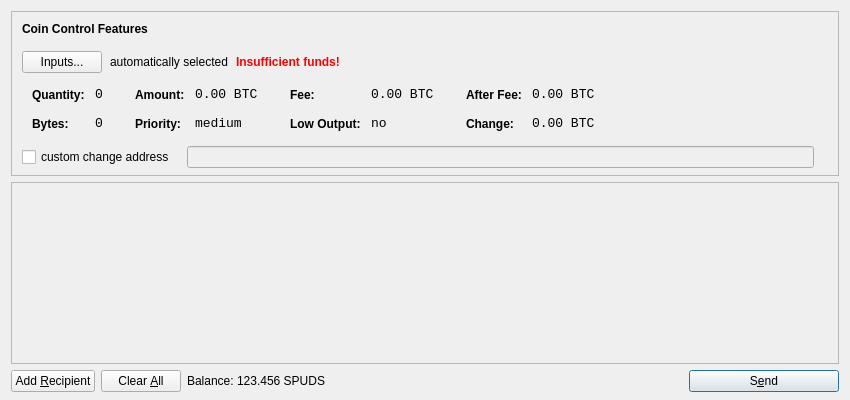
<?xml version="1.0" encoding="UTF-8"?>
<ui version="4.0">
 <class>SendCoinsDialog</class>
 <widget class="QDialog" name="SendCoinsDialog">
  <property name="geometry">
   <rect>
    <x>0</x>
    <y>0</y>
    <width>850</width>
    <height>400</height>
   </rect>
  </property>
  <property name="windowTitle">
   <string>Send Coins</string>
  </property>
  <layout class="QVBoxLayout" name="verticalLayout" stretch="0,1,0">
   <property name="bottomMargin">
    <number>8</number>
   </property>
   <item>
    <widget class="QFrame" name="frameCoinControl">
     <property name="sizePolicy">
      <sizepolicy hsizetype="Expanding" vsizetype="Expanding">
       <horstretch>0</horstretch>
       <verstretch>0</verstretch>
      </sizepolicy>
     </property>
     <property name="maximumSize">
      <size>
       <width>16777215</width>
       <height>16777215</height>
      </size>
     </property>
     <property name="frameShape">
      <enum>QFrame::StyledPanel</enum>
     </property>
     <property name="frameShadow">
      <enum>QFrame::Sunken</enum>
     </property>
     <layout class="QVBoxLayout" name="verticalLayoutCoinControl2">
      <property name="spacing">
       <number>-1</number>
      </property>
      <property name="leftMargin">
       <number>0</number>
      </property>
      <property name="topMargin">
       <number>0</number>
      </property>
      <property name="rightMargin">
       <number>0</number>
      </property>
      <property name="bottomMargin">
       <number>6</number>
      </property>
      <item>
       <layout class="QVBoxLayout" name="verticalLayoutCoinControl" stretch="0,0,0,0,1">
        <property name="spacing">
         <number>0</number>
        </property>
        <property name="leftMargin">
         <number>10</number>
        </property>
        <property name="topMargin">
         <number>10</number>
        </property>
        <item>
         <layout class="QHBoxLayout" name="horizontalLayoutCoinControl1">
          <property name="bottomMargin">
           <number>15</number>
          </property>
          <item>
           <widget class="QLabel" name="labelCoinControlFeatures">
            <property name="sizePolicy">
             <sizepolicy hsizetype="Preferred" vsizetype="Maximum">
              <horstretch>0</horstretch>
              <verstretch>0</verstretch>
             </sizepolicy>
            </property>
            <property name="font">
             <font>
              <weight>75</weight>
              <bold>true</bold>
             </font>
            </property>
            <property name="styleSheet">
             <string notr="true">font-weight:bold;</string>
            </property>
            <property name="text">
             <string>Coin Control Features</string>
            </property>
           </widget>
          </item>
         </layout>
        </item>
        <item>
         <layout class="QHBoxLayout" name="horizontalLayoutCoinControl2" stretch="0,0,0,0">
          <property name="spacing">
           <number>8</number>
          </property>
          <property name="bottomMargin">
           <number>10</number>
          </property>
          <item>
           <widget class="QPushButton" name="pushButtonCoinControl">
            <property name="styleSheet">
             <string notr="true"/>
            </property>
            <property name="text">
             <string>Inputs...</string>
            </property>
           </widget>
          </item>
          <item>
           <widget class="QLabel" name="labelCoinControlAutomaticallySelected">
            <property name="text">
             <string>automatically selected</string>
            </property>
            <property name="margin">
             <number>5</number>
            </property>
           </widget>
          </item>
          <item>
           <widget class="QLabel" name="labelCoinControlInsuffFunds">
            <property name="font">
             <font>
              <weight>75</weight>
              <bold>true</bold>
             </font>
            </property>
            <property name="styleSheet">
             <string notr="true">color:red;font-weight:bold;</string>
            </property>
            <property name="text">
             <string>Insufficient funds!</string>
            </property>
            <property name="margin">
             <number>5</number>
            </property>
           </widget>
          </item>
          <item>
           <spacer name="horizontalSpacerCoinControl">
            <property name="orientation">
             <enum>Qt::Horizontal</enum>
            </property>
            <property name="sizeHint" stdset="0">
             <size>
              <width>40</width>
              <height>1</height>
             </size>
            </property>
           </spacer>
          </item>
         </layout>
        </item>
        <item>
         <widget class="QWidget" name="widgetCoinControl" native="true">
          <property name="sizePolicy">
           <sizepolicy hsizetype="Preferred" vsizetype="Preferred">
            <horstretch>0</horstretch>
            <verstretch>0</verstretch>
           </sizepolicy>
          </property>
          <property name="minimumSize">
           <size>
            <width>0</width>
            <height>0</height>
           </size>
          </property>
          <property name="styleSheet">
           <string notr="true"/>
          </property>
          <layout class="QHBoxLayout" name="horizontalLayoutCoinControl5">
           <property name="margin">
            <number>0</number>
           </property>
           <item>
            <layout class="QHBoxLayout" name="horizontalLayoutCoinControl3" stretch="0,0,0,1">
             <property name="spacing">
              <number>20</number>
             </property>
             <property name="topMargin">
              <number>0</number>
             </property>
             <property name="bottomMargin">
              <number>10</number>
             </property>
             <item>
              <layout class="QFormLayout" name="formLayoutCoinControl1">
               <property name="horizontalSpacing">
                <number>10</number>
               </property>
               <property name="verticalSpacing">
                <number>14</number>
               </property>
               <property name="leftMargin">
                <number>10</number>
               </property>
               <property name="topMargin">
                <number>4</number>
               </property>
               <property name="rightMargin">
                <number>6</number>
               </property>
               <item row="0" column="0">
                <widget class="QLabel" name="labelCoinControlQuantityText">
                 <property name="styleSheet">
                  <string notr="true">font-weight:bold;</string>
                 </property>
                 <property name="text">
                  <string>Quantity:</string>
                 </property>
                 <property name="margin">
                  <number>0</number>
                 </property>
                </widget>
               </item>
               <item row="0" column="1">
                <widget class="QLabel" name="labelCoinControlQuantity">
                 <property name="font">
                  <font>
                   <family>Monospace</family>
                   <pointsize>10</pointsize>
                  </font>
                 </property>
                 <property name="cursor">
                  <cursorShape>IBeamCursor</cursorShape>
                 </property>
                 <property name="contextMenuPolicy">
                  <enum>Qt::ActionsContextMenu</enum>
                 </property>
                 <property name="text">
                  <string notr="true">0</string>
                 </property>
                 <property name="margin">
                  <number>0</number>
                 </property>
                 <property name="textInteractionFlags">
                  <set>Qt::LinksAccessibleByMouse|Qt::TextSelectableByKeyboard|Qt::TextSelectableByMouse</set>
                 </property>
                </widget>
               </item>
               <item row="1" column="0">
                <widget class="QLabel" name="labelCoinControlBytesText">
                 <property name="styleSheet">
                  <string notr="true">font-weight:bold;</string>
                 </property>
                 <property name="text">
                  <string>Bytes:</string>
                 </property>
                </widget>
               </item>
               <item row="1" column="1">
                <widget class="QLabel" name="labelCoinControlBytes">
                 <property name="font">
                  <font>
                   <family>Monospace</family>
                   <pointsize>10</pointsize>
                  </font>
                 </property>
                 <property name="cursor">
                  <cursorShape>IBeamCursor</cursorShape>
                 </property>
                 <property name="contextMenuPolicy">
                  <enum>Qt::ActionsContextMenu</enum>
                 </property>
                 <property name="text">
                  <string notr="true">0</string>
                 </property>
                 <property name="textInteractionFlags">
                  <set>Qt::LinksAccessibleByMouse|Qt::TextSelectableByKeyboard|Qt::TextSelectableByMouse</set>
                 </property>
                </widget>
               </item>
              </layout>
             </item>
             <item>
              <layout class="QFormLayout" name="formLayoutCoinControl2">
               <property name="horizontalSpacing">
                <number>10</number>
               </property>
               <property name="verticalSpacing">
                <number>14</number>
               </property>
               <property name="leftMargin">
                <number>6</number>
               </property>
               <property name="topMargin">
                <number>4</number>
               </property>
               <property name="rightMargin">
                <number>6</number>
               </property>
               <item row="0" column="0">
                <widget class="QLabel" name="labelCoinControlAmountText">
                 <property name="styleSheet">
                  <string notr="true">font-weight:bold;</string>
                 </property>
                 <property name="text">
                  <string>Amount:</string>
                 </property>
                 <property name="margin">
                  <number>0</number>
                 </property>
                </widget>
               </item>
               <item row="0" column="1">
                <widget class="QLabel" name="labelCoinControlAmount">
                 <property name="font">
                  <font>
                   <family>Monospace</family>
                   <pointsize>10</pointsize>
                  </font>
                 </property>
                 <property name="cursor">
                  <cursorShape>IBeamCursor</cursorShape>
                 </property>
                 <property name="contextMenuPolicy">
                  <enum>Qt::ActionsContextMenu</enum>
                 </property>
                 <property name="text">
                  <string notr="true">0.00 BTC</string>
                 </property>
                 <property name="textInteractionFlags">
                  <set>Qt::LinksAccessibleByMouse|Qt::TextSelectableByKeyboard|Qt::TextSelectableByMouse</set>
                 </property>
                </widget>
               </item>
               <item row="1" column="0">
                <widget class="QLabel" name="labelCoinControlPriorityText">
                 <property name="styleSheet">
                  <string notr="true">font-weight:bold;</string>
                 </property>
                 <property name="text">
                  <string>Priority:</string>
                 </property>
                </widget>
               </item>
               <item row="1" column="1">
                <widget class="QLabel" name="labelCoinControlPriority">
                 <property name="font">
                  <font>
                   <family>Monospace</family>
                   <pointsize>10</pointsize>
                  </font>
                 </property>
                 <property name="cursor">
                  <cursorShape>IBeamCursor</cursorShape>
                 </property>
                 <property name="contextMenuPolicy">
                  <enum>Qt::ActionsContextMenu</enum>
                 </property>
                 <property name="text">
                  <string>medium</string>
                 </property>
                 <property name="textInteractionFlags">
                  <set>Qt::LinksAccessibleByMouse|Qt::TextSelectableByKeyboard|Qt::TextSelectableByMouse</set>
                 </property>
                </widget>
               </item>
              </layout>
             </item>
             <item>
              <layout class="QFormLayout" name="formLayoutCoinControl3">
               <property name="horizontalSpacing">
                <number>10</number>
               </property>
               <property name="verticalSpacing">
                <number>14</number>
               </property>
               <property name="leftMargin">
                <number>6</number>
               </property>
               <property name="topMargin">
                <number>4</number>
               </property>
               <property name="rightMargin">
                <number>6</number>
               </property>
               <item row="0" column="0">
                <widget class="QLabel" name="labelCoinControlFeeText">
                 <property name="styleSheet">
                  <string notr="true">font-weight:bold;</string>
                 </property>
                 <property name="text">
                  <string>Fee:</string>
                 </property>
                 <property name="margin">
                  <number>0</number>
                 </property>
                </widget>
               </item>
               <item row="0" column="1">
                <widget class="QLabel" name="labelCoinControlFee">
                 <property name="font">
                  <font>
                   <family>Monospace</family>
                   <pointsize>10</pointsize>
                  </font>
                 </property>
                 <property name="cursor">
                  <cursorShape>IBeamCursor</cursorShape>
                 </property>
                 <property name="contextMenuPolicy">
                  <enum>Qt::ActionsContextMenu</enum>
                 </property>
                 <property name="text">
                  <string notr="true">0.00 BTC</string>
                 </property>
                 <property name="textInteractionFlags">
                  <set>Qt::LinksAccessibleByMouse|Qt::TextSelectableByKeyboard|Qt::TextSelectableByMouse</set>
                 </property>
                </widget>
               </item>
               <item row="1" column="0">
                <widget class="QLabel" name="labelCoinControlLowOutputText">
                 <property name="styleSheet">
                  <string notr="true">font-weight:bold;</string>
                 </property>
                 <property name="text">
                  <string>Low Output:</string>
                 </property>
                </widget>
               </item>
               <item row="1" column="1">
                <widget class="QLabel" name="labelCoinControlLowOutput">
                 <property name="font">
                  <font>
                   <family>Monospace</family>
                   <pointsize>10</pointsize>
                  </font>
                 </property>
                 <property name="cursor">
                  <cursorShape>IBeamCursor</cursorShape>
                 </property>
                 <property name="contextMenuPolicy">
                  <enum>Qt::ActionsContextMenu</enum>
                 </property>
                 <property name="text">
                  <string>no</string>
                 </property>
                 <property name="textInteractionFlags">
                  <set>Qt::LinksAccessibleByMouse|Qt::TextSelectableByKeyboard|Qt::TextSelectableByMouse</set>
                 </property>
                </widget>
               </item>
              </layout>
             </item>
             <item>
              <layout class="QFormLayout" name="formLayoutCoinControl4">
               <property name="horizontalSpacing">
                <number>10</number>
               </property>
               <property name="verticalSpacing">
                <number>14</number>
               </property>
               <property name="leftMargin">
                <number>6</number>
               </property>
               <property name="topMargin">
                <number>4</number>
               </property>
               <property name="rightMargin">
                <number>6</number>
               </property>
               <item row="0" column="0">
                <widget class="QLabel" name="labelCoinControlAfterFeeText">
                 <property name="styleSheet">
                  <string notr="true">font-weight:bold;</string>
                 </property>
                 <property name="text">
                  <string>After Fee:</string>
                 </property>
                 <property name="margin">
                  <number>0</number>
                 </property>
                </widget>
               </item>
               <item row="0" column="1">
                <widget class="QLabel" name="labelCoinControlAfterFee">
                 <property name="font">
                  <font>
                   <family>Monospace</family>
                   <pointsize>10</pointsize>
                  </font>
                 </property>
                 <property name="cursor">
                  <cursorShape>IBeamCursor</cursorShape>
                 </property>
                 <property name="contextMenuPolicy">
                  <enum>Qt::ActionsContextMenu</enum>
                 </property>
                 <property name="text">
                  <string notr="true">0.00 BTC</string>
                 </property>
                 <property name="textInteractionFlags">
                  <set>Qt::LinksAccessibleByMouse|Qt::TextSelectableByKeyboard|Qt::TextSelectableByMouse</set>
                 </property>
                </widget>
               </item>
               <item row="1" column="0">
                <widget class="QLabel" name="labelCoinControlChangeText">
                 <property name="styleSheet">
                  <string notr="true">font-weight:bold;</string>
                 </property>
                 <property name="text">
                  <string>Change:</string>
                 </property>
                </widget>
               </item>
               <item row="1" column="1">
                <widget class="QLabel" name="labelCoinControlChange">
                 <property name="font">
                  <font>
                   <family>Monospace</family>
                   <pointsize>10</pointsize>
                  </font>
                 </property>
                 <property name="cursor">
                  <cursorShape>IBeamCursor</cursorShape>
                 </property>
                 <property name="contextMenuPolicy">
                  <enum>Qt::ActionsContextMenu</enum>
                 </property>
                 <property name="text">
                  <string notr="true">0.00 BTC</string>
                 </property>
                 <property name="textInteractionFlags">
                  <set>Qt::LinksAccessibleByMouse|Qt::TextSelectableByKeyboard|Qt::TextSelectableByMouse</set>
                 </property>
                </widget>
               </item>
              </layout>
             </item>
            </layout>
           </item>
          </layout>
         </widget>
        </item>
        <item>
         <layout class="QHBoxLayout" name="horizontalLayoutCoinControl4" stretch="0,0,0">
          <property name="spacing">
           <number>12</number>
          </property>
          <property name="sizeConstraint">
           <enum>QLayout::SetDefaultConstraint</enum>
          </property>
          <property name="topMargin">
           <number>5</number>
          </property>
          <property name="rightMargin">
           <number>5</number>
          </property>
          <item>
           <widget class="QCheckBox" name="checkBoxCoinControlChange">
            <property name="text">
             <string>custom change address</string>
            </property>
           </widget>
          </item>
          <item>
           <widget class="QLineEdit" name="lineEditCoinControlChange">
            <property name="enabled">
             <bool>false</bool>
            </property>
            <property name="sizePolicy">
             <sizepolicy hsizetype="Expanding" vsizetype="Fixed">
              <horstretch>0</horstretch>
              <verstretch>0</verstretch>
             </sizepolicy>
            </property>
           </widget>
          </item>
          <item>
           <widget class="QLabel" name="labelCoinControlChangeLabel">
            <property name="sizePolicy">
             <sizepolicy hsizetype="Preferred" vsizetype="Expanding">
              <horstretch>0</horstretch>
              <verstretch>0</verstretch>
             </sizepolicy>
            </property>
            <property name="minimumSize">
             <size>
              <width>0</width>
              <height>0</height>
             </size>
            </property>
            <property name="text">
             <string/>
            </property>
            <property name="margin">
             <number>3</number>
            </property>
           </widget>
          </item>
         </layout>
        </item>
        <item>
         <spacer name="verticalSpacerCoinControl">
          <property name="orientation">
           <enum>Qt::Vertical</enum>
          </property>
          <property name="sizeHint" stdset="0">
           <size>
            <width>800</width>
            <height>1</height>
           </size>
          </property>
         </spacer>
        </item>
       </layout>
      </item>
     </layout>
    </widget>
   </item>
   <item>
    <widget class="QScrollArea" name="scrollArea">
     <property name="widgetResizable">
      <bool>true</bool>
     </property>
     <widget class="QWidget" name="scrollAreaWidgetContents">
      <property name="geometry">
       <rect>
        <x>0</x>
        <y>0</y>
        <width>830</width>
        <height>165</height>
       </rect>
      </property>
      <layout class="QVBoxLayout" name="verticalLayout_2">
       <property name="margin">
        <number>0</number>
       </property>
       <item>
        <layout class="QVBoxLayout" name="entries">
         <property name="spacing">
          <number>6</number>
         </property>
        </layout>
       </item>
       <item>
        <spacer name="verticalSpacer">
         <property name="orientation">
          <enum>Qt::Vertical</enum>
         </property>
         <property name="sizeHint" stdset="0">
          <size>
           <width>20</width>
           <height>40</height>
          </size>
         </property>
        </spacer>
       </item>
      </layout>
     </widget>
    </widget>
   </item>
   <item>
    <layout class="QHBoxLayout" name="horizontalLayout">
     <item>
      <widget class="QPushButton" name="addButton">
       <property name="toolTip">
        <string>Send to multiple recipients at once</string>
       </property>
       <property name="text">
        <string>Add &amp;Recipient</string>
       </property>
       <property name="icon">
        <iconset resource="../bitcoin.qrc">
         <normaloff>:/icons/add</normaloff>:/icons/add</iconset>
       </property>
       <property name="autoDefault">
        <bool>false</bool>
       </property>
      </widget>
     </item>
     <item>
      <widget class="QPushButton" name="clearButton">
       <property name="sizePolicy">
        <sizepolicy hsizetype="Minimum" vsizetype="Fixed">
         <horstretch>0</horstretch>
         <verstretch>0</verstretch>
        </sizepolicy>
       </property>
       <property name="toolTip">
        <string>Remove all transaction fields</string>
       </property>
       <property name="text">
        <string>Clear &amp;All</string>
       </property>
       <property name="icon">
        <iconset resource="../bitcoin.qrc">
         <normaloff>:/icons/remove</normaloff>:/icons/remove</iconset>
       </property>
       <property name="autoRepeatDelay">
        <number>300</number>
       </property>
       <property name="autoDefault">
        <bool>false</bool>
       </property>
      </widget>
     </item>
     <item>
      <layout class="QHBoxLayout" name="horizontalLayout_2">
       <property name="spacing">
        <number>3</number>
       </property>
       <item>
        <widget class="QLabel" name="label">
         <property name="text">
          <string>Balance:</string>
         </property>
        </widget>
       </item>
       <item>
        <widget class="QLabel" name="labelBalance">
         <property name="cursor">
          <cursorShape>IBeamCursor</cursorShape>
         </property>
         <property name="text">
          <string>123.456 SPUDS</string>
         </property>
         <property name="textInteractionFlags">
          <set>Qt::LinksAccessibleByMouse|Qt::TextSelectableByKeyboard|Qt::TextSelectableByMouse</set>
         </property>
        </widget>
       </item>
      </layout>
     </item>
     <item>
      <spacer name="horizontalSpacer">
       <property name="orientation">
        <enum>Qt::Horizontal</enum>
       </property>
       <property name="sizeHint" stdset="0">
        <size>
         <width>40</width>
         <height>20</height>
        </size>
       </property>
      </spacer>
     </item>
     <item>
      <widget class="QPushButton" name="sendButton">
       <property name="minimumSize">
        <size>
         <width>150</width>
         <height>0</height>
        </size>
       </property>
       <property name="toolTip">
        <string>Confirm the send action</string>
       </property>
       <property name="text">
        <string>S&amp;end</string>
       </property>
       <property name="icon">
        <iconset resource="../bitcoin.qrc">
         <normaloff>:/icons/send</normaloff>:/icons/send</iconset>
       </property>
       <property name="default">
        <bool>true</bool>
       </property>
      </widget>
     </item>
    </layout>
   </item>
  </layout>
 </widget>
 <resources>
  <include location="../bitcoin.qrc"/>
 </resources>
 <connections/>
</ui>
